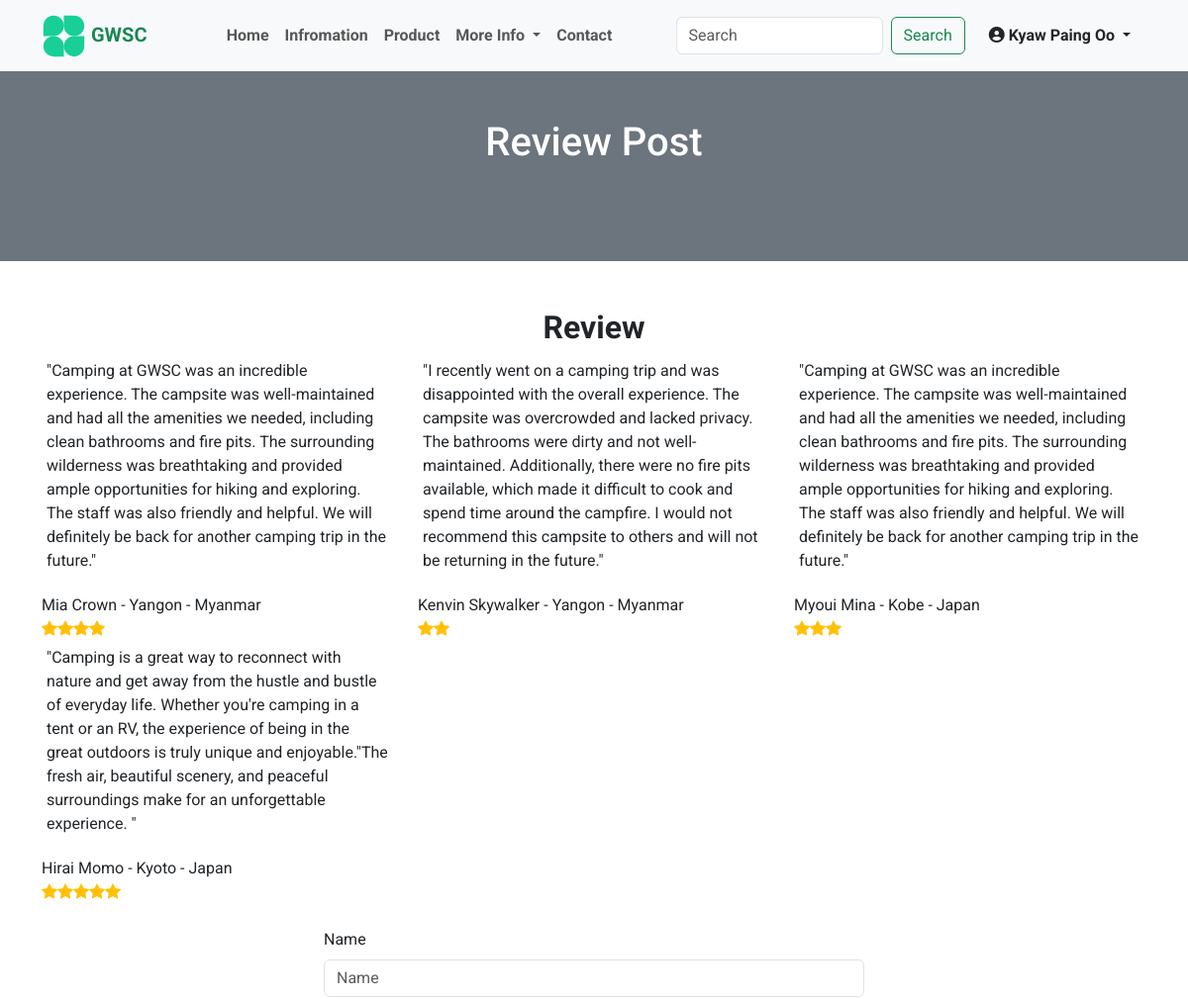
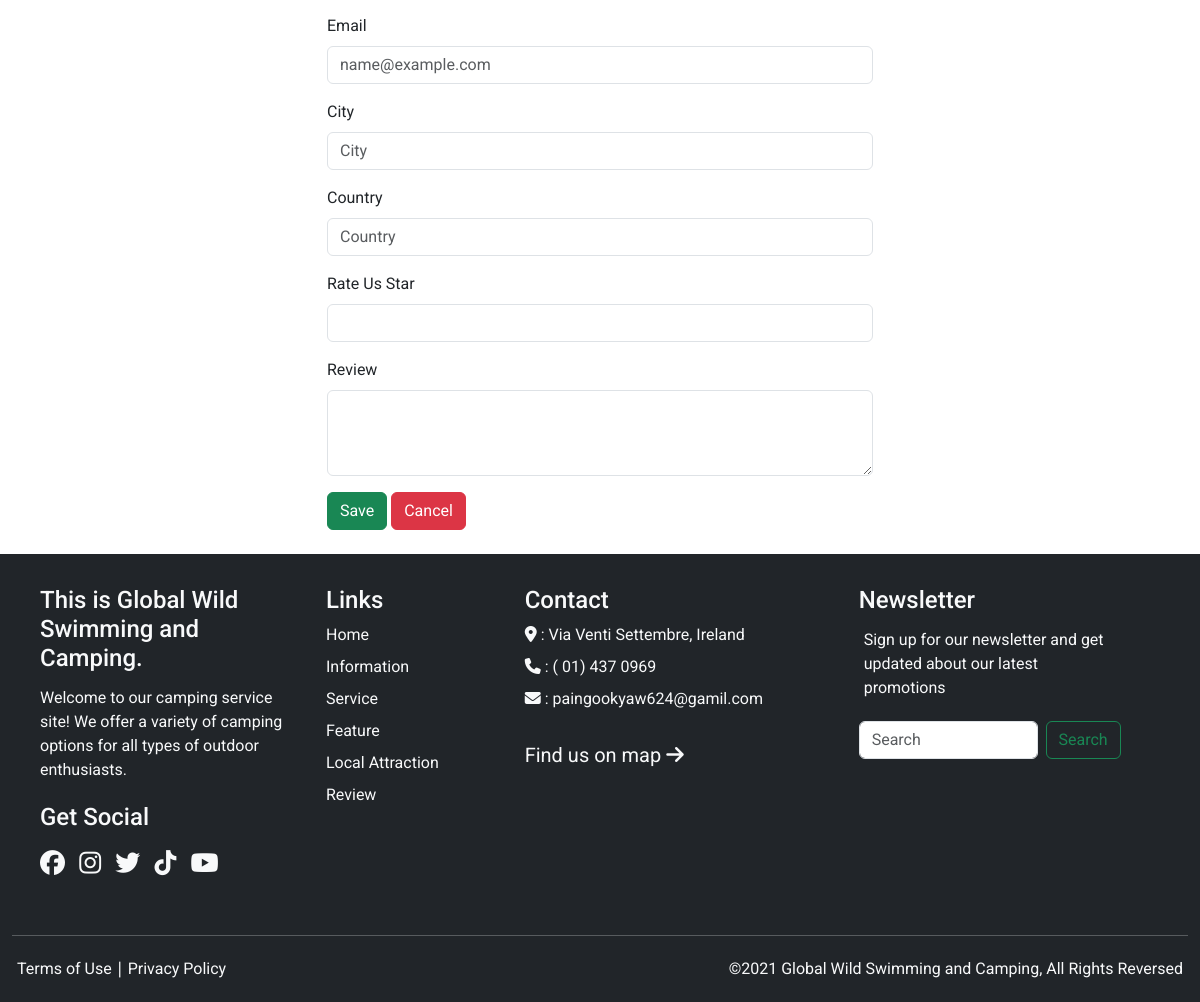
Page /review.php (signed in) on the committed database (2 pictures, top to bottom).
### tables this page shows
CREATE TABLE `review` (
  `id` int NOT NULL,
  `name` varchar(255) NOT NULL,
  `email` varchar(255) NOT NULL,
  `description` text NOT NULL,
  `city` varchar(255) NOT NULL,
  `country` varchar(255) NOT NULL,
  `star` int NOT NULL
);

### review.php (the view)
<?php
    require_once('db/dbconfig.php');
    require_once('header.php');
    $camp_review = $pdo_conn->prepare("SELECT review. * FROM review ORDER BY  review.id DESC");
    $camp_review->execute();
    $camp_review_result = $camp_review->fetchAll();
?>
    <section class="review_header bg-secondary f-400">
        <h1 class="text-center py-5">
        Review Post
        </h1>
    </section>
    <section class="f-400">
        <div class="container my-4 Review">
            <div class="row text-center  pt-4">
                <h1 class="fw-bold">Review </h1>
            </div>
            <div class="row">
                <?php
                if(!empty($camp_review_result)){
                    foreach($camp_review_result as $row){
                ?>
                <div class="col-md-4">
                    <p>
                       <?php
                       echo $row['description'];
                       ?>
                    </p>
                    <figcaption>
                        <?php
                        echo $row['name']." - ".$row['city']." - ".$row['country'];
                        ?>
                    </figcaption>
                    <?php
                        for ($i=0; $i < $row['star']; $i++) {
                            echo '<i class="text-warning bi bi-star-fill"></i>';
                        }
                    ?>
                </div>
                <?php
                }
            }
                ?>
            </div>
        </div>
    </section>
    <section class="f-400">
        <div class="container">
        <div class="row my-4">
            <div class="col-md-6 mx-auto">
                <form action="create_review.php" method="POST">
            <div class="mb-3">
                <label for="name" class="form-label">Name</label>
                <input type="text" class="form-control" placeholder="Name" name="name">
            </div>
            <div class="mb-3">
                <label for="email" class="form-label">Email</label>
                <input type="email" class="form-control" placeholder="name@example.com" name="email">
            </div>
            <div class="mb-3">
                <label for="city" class="form-label">City</label>
                <input type="text" class="form-control" placeholder="City" name="city">
            </div>
            <div class="mb-3">
                <label for="country" class="form-label">Country</label>
                <input type="text" class="form-control" placeholder="Country" name="country">
            </div>
            <div class="mb-3">
                <label for="star" class="form-label">Rate Us Star</label>
                <input type="number" class="form-control"  name="star">
            </div>
            <div class="mb-3">
                <label for="address" class="form-label">Review</label>
                <textarea class="form-control" rows="3" name="description"></textarea>
            </div>
            <input type="submit" class="btn btn-success" value="Save">
            <input type="reset" class="btn btn-danger" value="Cancel">
            </form>
            </div>
        </div>
    </section>
<?php
    require_once('footer.php');
?>

### css/style.css (style rules this page uses)
body { font-family: "Roboto", sans-serif; }
.f-400 { font-family: "Roboto", sans-serif !important; font-weight: 400; }
.Review h1 { font-size: 32px; }
section.review_header { color: white; height: 12rem; }
section.local_header h1, p { padding: 5px; }

### rows in the picture
review: description "\"Camping at GWSC was an incredible experience. The campsite was well-maintained and had all the amenities we needed, including clean bathrooms and fire pits. The surrounding wilderness was breathtaking and provided ample opportunities for hiking and exploring. The staff was also friendly and helpful. We will definitely be back for another camping trip in the future.\"", name "Mia Crown", city "Yangon", country "Myanmar", star 4 (drawn)
review: description "\"I recently went on a camping trip and was disappointed with the overall experience. The campsite was overcrowded and lacked privacy. The bathrooms were dirty and not well-maintained. Additionally, there were no fire pits available, which made it difficult to cook and spend time around the campfire. I would not recommend this campsite to others and will not be returning in the future.\"", name "Kenvin Skywalker", city "Yangon", country "Myanmar", star 2 (drawn)
review: description "\"Camping at GWSC was an incredible experience. The campsite was well-maintained and had all the amenities we needed, including clean bathrooms and fire pits. The surrounding wilderness was breathtaking and provided ample opportunities for hiking and exploring. The staff was also friendly and helpful. We will definitely be back for another camping trip in the future.\"", name "Myoui Mina", city "Kobe", country "Japan", star 3 (drawn)
review: description "\"Camping is a great way to reconnect with nature and get away from the hustle and bustle of everyday life. Whether you're camping in a tent or an RV, the experience of being in the great outdoors is truly unique and enjoyable.\"The fresh air, beautiful scenery, and peaceful surroundings make for an unforgettable experience. \"", name "Hirai Momo", city "Kyoto", country "Japan", star 5 (drawn)

### other values in the picture
$_SESSION['name'] "Kyaw Paing Oo"
